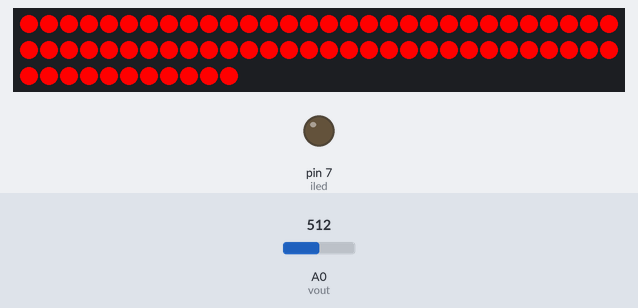
The sketch below on a simulated Arduino Uno, built with avr-gcc and run on an emulated ATmega328P. Parts: 71 RGB LEDs in strip order, left to right, continuing on the next row, output pins drawn as LEDs (lit = HIGH). The test bench sets the inputs (shaded band); at power-on: A0 (vout) = 512. What the sketch prints to the serial monitor is not drawn.

Above: at 0.1 s.

The sketch:

Purificateur.ino
```cpp
#include <FastLED.h>
#define NUM_LEDS 71
#define DATA_PIN 13
CRGB leds[NUM_LEDS];

#define        COV_RATIO                       0.2            //ug/mmm / mv
#define        NO_DUST_VOLTAGE                 400            //mv
#define        SYS_VOLTAGE                     5000

const int iled = 7;                                            //drive the led of sensor
const int vout = A0;                                            //analog input
float density, voltage;
int   adcvalue;
int Filter(int m)
{
  static int flag_first = 0, _buff[10], sum;
  const int _buff_max = 10;
  int i;

  if (flag_first == 0)
  {
    flag_first = 1;
    for (i = 0, sum = 0; i < _buff_max; i++)
    {
      _buff[i] = m;
      sum += _buff[i];
    }
    return m;
  }
  else
  {
    sum -= _buff[0];
    for (i = 0; i < (_buff_max - 1); i++)
    {
      _buff[i] = _buff[i + 1];
    }
    _buff[9] = m;
    sum += _buff[9];

    i = sum / 10.0;
    return i;
  }
}


void setup(void)
{
  pinMode(iled, OUTPUT);
  digitalWrite(iled, LOW);
  FastLED.addLeds<WS2812B, DATA_PIN, GRB>(leds, NUM_LEDS);
  FastLED.setBrightness(255);
  Serial.begin(9600);                                         //send and receive at 9600 baud
  Serial.print("*********************************** Dust Purifier by LFPoulain ***********************************\n");
  FastLED.setBrightness(255);

}

void loop(void)
{
  digitalWrite(iled, HIGH);
  delayMicroseconds(280);
  adcvalue = analogRead(vout);
  digitalWrite(iled, LOW);
  adcvalue = Filter(adcvalue);
  voltage = (SYS_VOLTAGE / 1024.0) * adcvalue * 11;

  if (voltage >= NO_DUST_VOLTAGE)
  {
    voltage -= NO_DUST_VOLTAGE;

    density = voltage * COV_RATIO;
  }
  else

    density = 0;

  Serial.print("The current dust concentration is: ");
  Serial.print(density);
  Serial.print(" ug/m3\n");
  int mappeddensityred;
  mappeddensityred = map(density, 35, 150, 0, 255);
  int mappeddensitygreen;
  mappeddensitygreen = map(density, 35, 150, 255, 0);

  if (density < 35 )   fill_solid(leds, NUM_LEDS, CRGB::Green);
  if (density > 150)   fill_solid(leds, NUM_LEDS, CRGB::Red);
  if (density > 35 && density < 150) {
    fill_solid( leds, NUM_LEDS, CRGB( mappeddensityred, mappeddensitygreen, 0));
  }
  FastLED.show();
  delay(1000);
}
```
